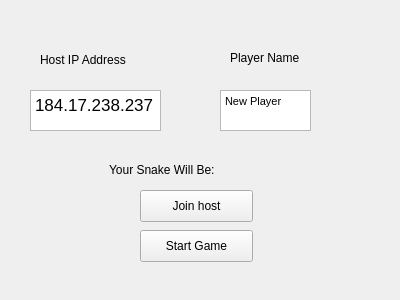
<?xml version="1.0" encoding="UTF-8"?>
<ui version="4.0">
 <class>JoinGame</class>
 <widget class="QWidget" name="JoinGame">
  <property name="geometry">
   <rect>
    <x>0</x>
    <y>0</y>
    <width>400</width>
    <height>300</height>
   </rect>
  </property>
  <property name="windowTitle">
   <string>Form</string>
  </property>
  <widget class="QPushButton" name="pushButton">
   <property name="geometry">
    <rect>
     <x>140</x>
     <y>190</y>
     <width>113</width>
     <height>32</height>
    </rect>
   </property>
   <property name="text">
    <string>Join host</string>
   </property>
  </widget>
  <widget class="QLabel" name="label">
   <property name="geometry">
    <rect>
     <x>40</x>
     <y>50</y>
     <width>111</width>
     <height>20</height>
    </rect>
   </property>
   <property name="text">
    <string>Host IP Address</string>
   </property>
  </widget>
  <widget class="QTextEdit" name="HostIP">
   <property name="geometry">
    <rect>
     <x>30</x>
     <y>90</y>
     <width>131</width>
     <height>41</height>
    </rect>
   </property>
   <property name="html">
    <string>&lt;!DOCTYPE HTML PUBLIC &quot;-//W3C//DTD HTML 4.0//EN&quot; &quot;http://www.w3.org/TR/REC-html40/strict.dtd&quot;&gt;
&lt;html&gt;&lt;head&gt;&lt;meta name=&quot;qrichtext&quot; content=&quot;1&quot; /&gt;&lt;style type=&quot;text/css&quot;&gt;
p, li { white-space: pre-wrap; }
&lt;/style&gt;&lt;/head&gt;&lt;body style=&quot; font-family:'.SF NS Text'; font-size:13pt; font-weight:400; font-style:normal;&quot;&gt;
&lt;p style=&quot; margin-top:0px; margin-bottom:0px; margin-left:0px; margin-right:0px; -qt-block-indent:0; text-indent:0px;&quot;&gt;184.17.238.237&lt;/p&gt;&lt;/body&gt;&lt;/html&gt;</string>
   </property>
  </widget>
  <widget class="QLabel" name="label_2">
   <property name="geometry">
    <rect>
     <x>230</x>
     <y>50</y>
     <width>71</width>
     <height>16</height>
    </rect>
   </property>
   <property name="text">
    <string>Player Name</string>
   </property>
  </widget>
  <widget class="QTextEdit" name="PlayerName">
   <property name="geometry">
    <rect>
     <x>220</x>
     <y>90</y>
     <width>91</width>
     <height>41</height>
    </rect>
   </property>
   <property name="html">
    <string>&lt;!DOCTYPE HTML PUBLIC &quot;-//W3C//DTD HTML 4.0//EN&quot; &quot;http://www.w3.org/TR/REC-html40/strict.dtd&quot;&gt;
&lt;html&gt;&lt;head&gt;&lt;meta name=&quot;qrichtext&quot; content=&quot;1&quot; /&gt;&lt;style type=&quot;text/css&quot;&gt;
p, li { white-space: pre-wrap; }
&lt;/style&gt;&lt;/head&gt;&lt;body style=&quot; font-family:'.SF NS Text'; font-size:13pt; font-weight:400; font-style:normal;&quot;&gt;
&lt;p style=&quot; margin-top:0px; margin-bottom:0px; margin-left:0px; margin-right:0px; -qt-block-indent:0; text-indent:0px;&quot;&gt;&lt;span style=&quot; font-family:'MS Shell Dlg 2'; font-size:8.25pt;&quot;&gt;New Player&lt;/span&gt;&lt;/p&gt;&lt;/body&gt;&lt;/html&gt;</string>
   </property>
  </widget>
  <widget class="QLabel" name="SnakeColor">
   <property name="geometry">
    <rect>
     <x>109</x>
     <y>160</y>
     <width>191</width>
     <height>20</height>
    </rect>
   </property>
   <property name="text">
    <string>Your Snake Will Be:</string>
   </property>
  </widget>
  <widget class="QPushButton" name="StartButton">
   <property name="geometry">
    <rect>
     <x>140</x>
     <y>230</y>
     <width>113</width>
     <height>32</height>
    </rect>
   </property>
   <property name="text">
    <string>Start Game</string>
   </property>
  </widget>
 </widget>
 <resources/>
 <connections/>
</ui>
